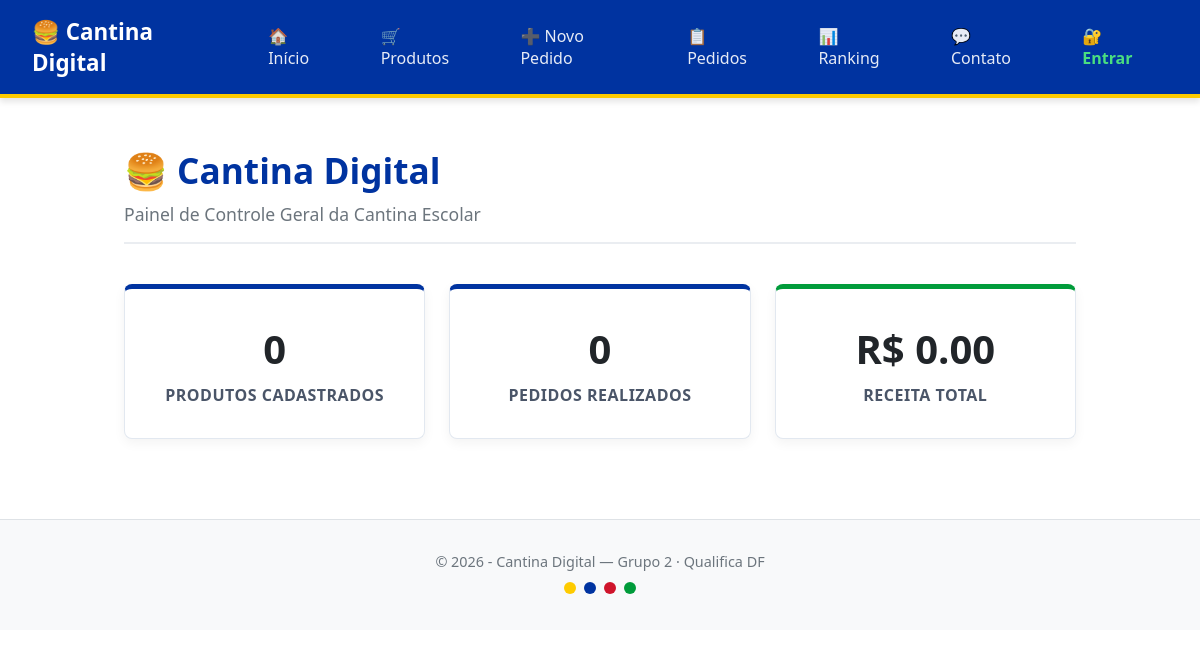
Before: / with the older database file.
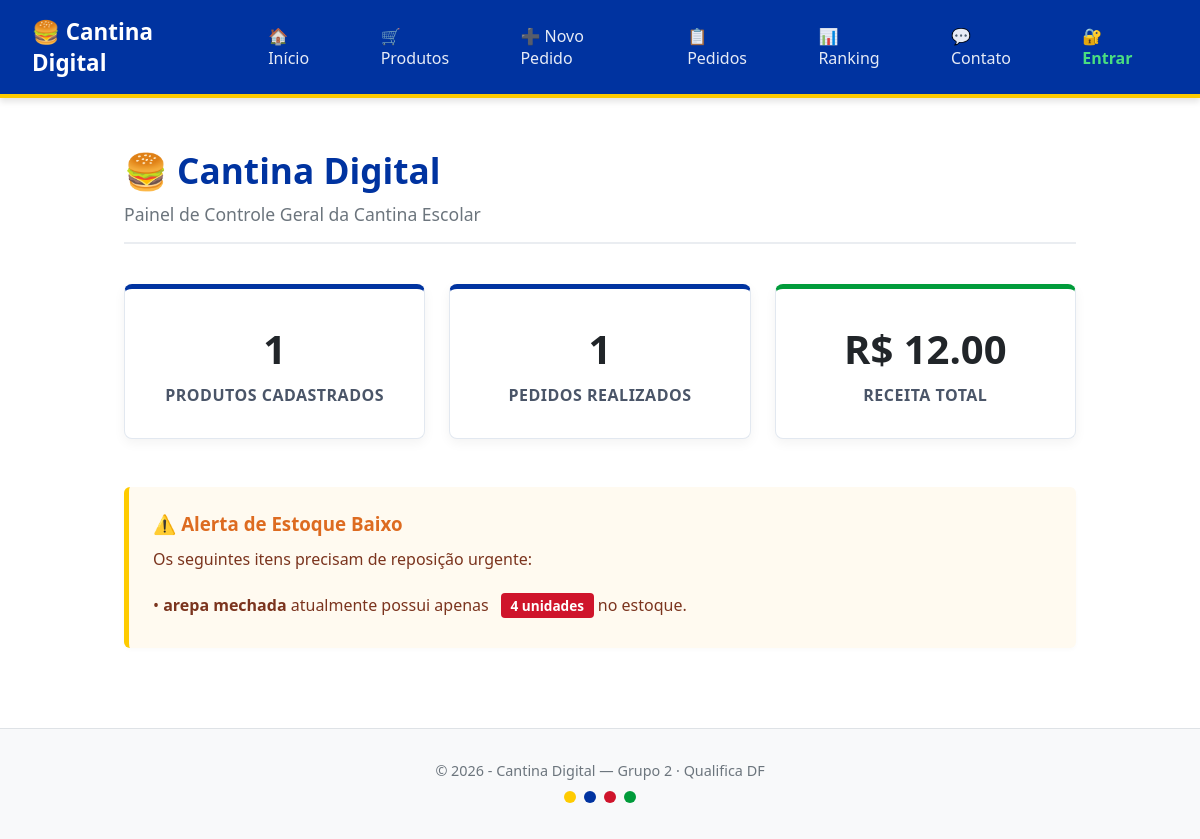
After: the same page with the newer database file.
### tables this page shows
CREATE TABLE produtos (
            id      INTEGER PRIMARY KEY AUTOINCREMENT,
            nome    TEXT NOT NULL,
            preco   REAL NOT NULL,
            estoque INTEGER NOT NULL DEFAULT 0
        );

### app.py (the view)
@app.route("/")
def index():
    con = conectar()
    cur = con.cursor()
    total_produtos = cur.execute("SELECT COUNT(*) FROM produtos").fetchone()[0]
    total_pedidos  = cur.execute("SELECT COUNT(*) FROM pedidos").fetchone()[0]
    receita = cur.execute("SELECT SUM(total) FROM pedidos").fetchone()[0] or 0
    alertas = cur.execute(
        "SELECT nome, estoque FROM produtos WHERE estoque < 5"
    ).fetchall()
    con.close()
    return render_template("index.html",
        total_produtos=total_produtos,
        total_pedidos=total_pedidos,
        receita=receita,
        alertas=alertas
    )

### banco.py (called while the page is built)
def conectar():
    return sqlite3.connect("cantina.db")

### templates/index.html (shortened to what this page needs)
{% extends "base.html" %}
{% block conteudo %}
<div class="dashboard-header">
    <h1>🍔 Cantina Digital</h1>
    <p>Painel de Controle Geral da Cantina Escolar</p>
</div>
<div class="cards-grid">
    <div class="card-info">
        <h2>{{ total_produtos }}</h2>
        <p>Produtos Cadastrados</p>
    </div>
    <div class="card-info">
        <h2>{{ total_pedidos }}</h2>
        <p>Pedidos Realizados</p>
    </div>
    <div class="card-info" style="border-top-color: var(--verde-brasil);">
        <h2>R$ {{ "%.2f"|format(receita) }}</h2>
        <p>Receita Total</p>
    </div>
</div>
{% if alertas %}
    <div class="secao-alerta">
        <h3>⚠️ Alerta de Estoque Baixo</h3>
        <p style="color: #7b341e; margin-bottom: 1rem;">Os seguintes itens precisam de reposição urgente:</p>
        <ul class="lista-alertas">
            {% for a in alertas %}
                <li>
                    • <strong>{{ a[0] }}</strong> atualmente possui apenas
                    <span class="badge-aviso">{{ a[1] }} unidades</span> no estoque.
                </li>
            {% endfor %}
        </ul>
    </div>
{% endif %}
{% endblock %}

### templates/base.html (shortened to what this page needs)
<!DOCTYPE html>
<html lang="pt-BR">
<head>
</head>
<body>
    <nav>
        <a href="{{ url_for('index') }}" class="logo">🍔 Cantina Digital</a>
        <div class="nav-links">
            <a href="{{ url_for('index') }}">🏠 Início</a>
            <a href="{{ url_for('listar_produtos') }}">🛒 Produtos</a>
            <a href="{{ url_for('novo_pedido') }}">➕ Novo Pedido</a>
            <a href="{{ url_for('listar_pedidos') }}">📋 Pedidos</a>
            <a href="{{ url_for('ranking') }}">📊 Ranking</a>
            <a href="{{ url_for('contato') }}">💬 Contato</a>
            {% if session.get('admin') %}
                <a href="{{ url_for('logout') }}" style="color: #ff4d4d; font-weight: bold;">❌ Sair (ADM)</a>
            {% else %}
                <a href="{{ url_for('login') }}" style="color: #4ade80; font-weight: bold;">🔐 Entrar</a>
            {% endif %}
        </div>
    </nav>
    <div class="container">
        {% block conteudo %}
        {% endblock %}
    </div>
    <footer>
        <p>© 2026 - Cantina Digital — Grupo 2 · Qualifica DF</p>
        <p style="margin-top: 0.5rem;">
            <span class="bandeira-detalhe" style="background-color: var(--amarelo-uniao);"></span>
            <span class="bandeira-detalhe" style="background-color: var(--azul-predominante);"></span>
            <span class="bandeira-detalhe" style="background-color: var(--vermelho-venezuela);"></span>
            <span class="bandeira-detalhe" style="background-color: var(--verde-brasil);"></span>
        </p>
    </footer>
</body>
</html>

### templates/base.html (style rules this page uses)
:root { --azul-predominante: #0033a0; --verde-brasil: #009b3a; --amarelo-uniao: #fecb00; --vermelho-venezuela: #cf142b; --fundo-branco: #ffffff; --fundo-cinza-claro: #f8f9fa; --texto-escuro: #212529; }
* { box-sizing: border-box; margin: 0; padding: 0; }
body { font-family: 'Segoe UI', Tahoma, Geneva, Verdana, sans-serif; background-color: var(--fundo-branco); color: var(--texto-escuro); }
nav { background-color: var(--azul-predominante); padding: 1rem 2rem; display: flex; justify-content: space-between; align-items: center; box-shadow: 0 4px 6px rgba(0, 0, 0, 0.1); border-bottom: 4px solid var(--amarelo-uniao); }
nav .logo { color: var(--fundo-branco); font-size: 1.4rem; font-weight: bold; text-decoration: none; }
nav .nav-links { display: flex; align-items: center; }
nav .nav-links a { color: rgba(255, 255, 255, 0.9); text-decoration: none; margin-left: 1.5rem; font-weight: 500; padding: 0.5rem 0.75rem; border-radius: 4px; transition: background-color 0.2s; }
.container { max-width: 1000px; margin: 3rem auto; padding: 0 1.5rem; }
footer { text-align: center; padding: 2rem; margin-top: 5rem; font-size: 0.9rem; color: #6c757d; border-top: 1px solid #dee2e6; background-color: var(--fundo-cinza-claro); }
.bandeira-detalhe { display: inline-block; width: 12px; height: 12px; border-radius: 50%; margin: 0 2px; }

### templates/index.html (style rules this page uses)
.dashboard-header { margin-bottom: 2.5rem; border-bottom: 2px solid #eaedf1; padding-bottom: 1rem; }
.dashboard-header h1 { color: var(--azul-predominante); font-size: 2.2rem; margin: 0; }
.dashboard-header p { color: #6c757d; margin-top: 0.5rem; font-size: 1.1rem; }
.cards-grid { display: grid; grid-template-columns: repeat(auto-fit, minmax(250px, 1fr)); gap: 1.5rem; margin-bottom: 3rem; }
.card-info { background-color: var(--fundo-branco); padding: 2rem; border-radius: 8px; text-align: center; box-shadow: 0 4px 12px rgba(0, 0, 0, 0.05); border: 1px solid #e2e8f0; border-top: 5px solid var(--azul-predominante); transition: transform 0.2s ease; }
.card-info h2 { font-size: 2.5rem; color: var(--texto-escuro); margin-bottom: 0.5rem; }
.card-info p { color: #4a5568; font-weight: 600; font-size: 1rem; text-transform: uppercase; letter-spacing: 0.5px; }
.secao-alerta { background-color: #fffaf0; border-left: 5px solid var(--amarelo-uniao); padding: 1.5rem; border-radius: 6px; box-shadow: 0 2px 4px rgba(0, 0, 0, 0.02); }
.secao-alerta h3 { color: #dd6b20; margin-bottom: 0.75rem; display: flex; align-items: center; gap: 0.5rem; }
.lista-alertas { list-style-type: none; padding: 0; }
.lista-alertas li { padding: 0.5rem 0; color: #7b341e; font-weight: 500; border-bottom: 1px dashed #feebc8; }
.lista-alertas li:last-child { border-bottom: none; }
.badge-aviso { background-color: var(--vermelho-venezuela); color: white; padding: 0.2rem 0.6rem; border-radius: 4px; font-size: 0.85rem; font-weight: bold; margin-left: 0.5rem; }

Changed rows visible on the page:
added produtos: nome "arepa mechada", estoque "4"
Other visible differences:
{{ total_produtos }}: "0" → "1"
{{ total_pedidos }}: "0" → "1"
{{ "%.2f"|format(receita) }}: "0.00" → "12.00"
text now shown: "⚠️ Alerta de Estoque Baixo Os seguintes itens precisam de reposição urgente:"
